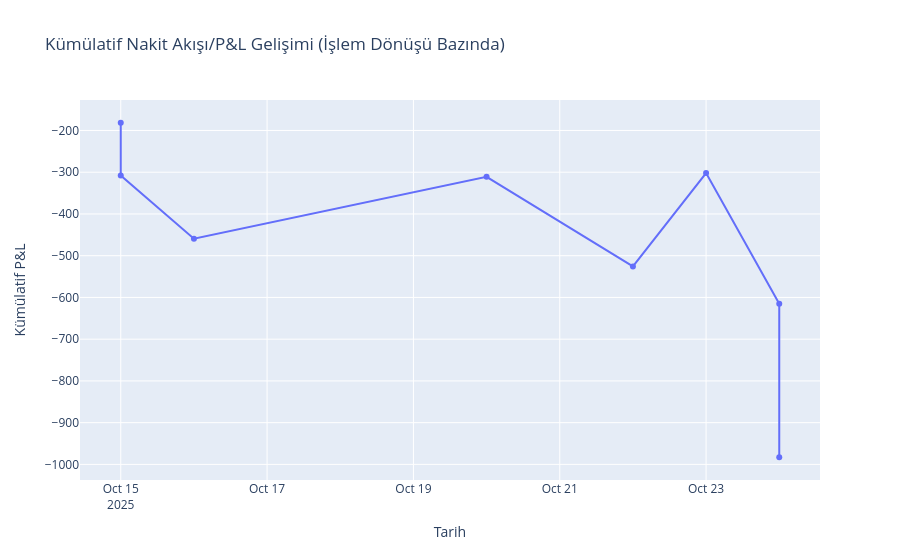
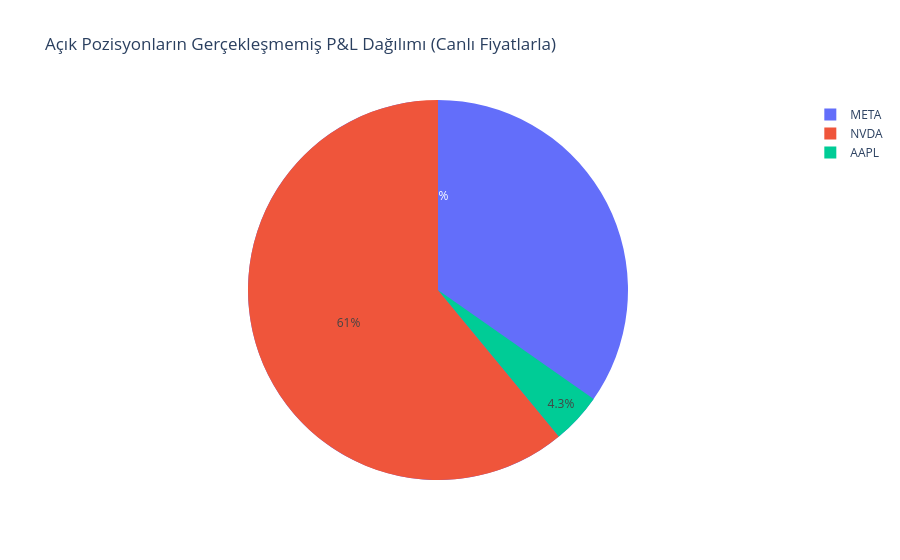

Source (notebook cell) for these figures, in order:
### Code cell
import pandas as pd
import plotly.express as px
import yfinance as yf
from IPython.display import display

# --- 1. Veriyi Oluşturma ve Ön İşleme ---
data = {
    'Sembol': ['NVDA', 'BRK.B', 'AAPL', 'AAPL', 'STX', 'STX', 'META', 'VOO'],
    'Tarih': ['15.10.2025', '15.10.2025', '16.10.2025', '20.10.2025', '22.10.2025', '23.10.2025', '24.10.2025', '24.10.2025'],
    'Alınan Miktar ($)': [180.00, 125.00, 150.00, 150.00, 213.13, 225.03, 311.29, 366.48], 
    'İşlem Ücreti': [1.5, 1.5, 1.5, 1.5, 1.5, 1.5, 1.5, 1.5],
    'O anki fiyat': [179.57, 492.89, 247.39, 258.62, 213.13, 225.03, 622.57, 732.95],
    'İşlem': ['BUY', 'BUY', 'BUY', 'SELL', 'BUY', 'SELL', 'BUY', 'BUY'],
    'İşlem Dönüşü ($)': [-181.5, -126.5, -151.5, 148.5, -214.63, 223.53, -312.79, -367.98]
}

df = pd.DataFrame(data)
df['Tarih'] = pd.to_datetime(df['Tarih'], format='%d.%m.%Y')

# HİSSE ADEDİ HESAPLAMASI (Canlı P&L için zorunlu)
# Adet = Tutar / Fiyat (Basit Pozisyon Büyüklüğü)
df['Adet'] = (df['Alınan Miktar ($)'] / df['O anki fiyat']).round(3)
df['Nakış Akışı'] = df['İşlem Dönüşü ($)']

# --- 2. Portföy Durumunu Belirleme (Açık ve Kapanmış Pozisyonlar) ---

# Net hisse adedini hesapla
net_pozisyonlar = df.groupby(['Sembol', 'İşlem']).agg({'Adet': 'sum'}).unstack(fill_value=0)
net_pozisyonlar.columns = net_pozisyonlar.columns.droplevel(0)
net_pozisyonlar['Net Adet'] = net_pozisyonlar['BUY'] - net_pozisyonlar['SELL']
net_pozisyonlar = net_pozisyonlar.reset_index()

# Açık (Net Adet > 0) ve Kapanmış (Net Adet == 0) sembolleri ayır
open_df_positions = net_pozisyonlar[net_pozisyonlar['Net Adet'] > 0]
closed_symbols = net_pozisyonlar[net_pozisyonlar['Net Adet'] == 0]['Sembol'].tolist()
open_symbols = open_df_positions['Sembol'].tolist()

# --- 3. YFINANCE ile Canlı Fiyat Çekme ---
print(f"Canlı fiyatı çekilecek açık pozisyonlar: {open_symbols}")

try:
    ticker_data = yf.download(open_symbols, period='1d', interval='1m', progress=False)
    current_prices = {}
    if len(open_symbols) == 1:
        current_prices[open_symbols[0]] = ticker_data['Close'].iloc[-1]
    else:
        current_prices = ticker_data['Close'].iloc[-1].to_dict()

except Exception as e:
    print(f"yfinance ile fiyat çekme hatası: {e}. Canlı fiyatlar 0.0 olarak ayarlandı.")
    current_prices = {sym: 0.0 for sym in open_symbols}


# --- 4. Gerçekleşmemiş P&L Hesaplama (Açık Pozisyonlar) ---

open_df = open_df_positions.copy()
open_df['Canlı_Fiyat'] = open_df['Sembol'].map(current_prices)

# Ortalama Alış Fiyatını Hesapla (Sembolün ilk 'BUY' fiyatını baz alıyoruz)
average_buy_prices = df[df['İşlem'] == 'BUY'].drop_duplicates(subset='Sembol', keep='first').set_index('Sembol')['O anki fiyat']
open_df['Ort_Alış_Fiyat'] = open_df['Sembol'].map(average_buy_prices)

open_df['Gerçekleşmemiş_P&L'] = (open_df['Canlı_Fiyat'] - open_df['Ort_Alış_Fiyat']) * open_df['Net Adet']
open_df['Piyasa_Değeri'] = open_df['Canlı_Fiyat'] * open_df['Net Adet']

# --- 5. Gerçekleşmiş P&L Hesaplama (Kapanmış Pozisyonlar) ---

closed_pl_df = df[df['Sembol'].isin(closed_symbols)].groupby('Sembol').agg(
    {'Nakış Akışı': 'sum'}
).reset_index().rename(columns={'Nakış Akışı': 'Gerçekleşmiş P&L ($)'})


# --- 6. Temel Metrikler ve Konsol Çıktısı ---

toplam_gerçekleşmiş_pl = closed_pl_df['Gerçekleşmiş P&L ($)'].sum()
toplam_gerçekleşmemiş_pl = open_df['Gerçekleşmemiş_P&L'].sum()
toplam_portföy_değeri = open_df['Piyasa_Değeri'].sum()


print("\n" + "="*80)
print("              NASDAQ PORTFÖY VE İŞLEM ANALİZ RAPORU")
print("="*80)

# --- A) GENEL PORTFÖY ÖZETİ ---
print("\n--- 1. GENEL P&L ÖZETİ (Tüm Zamanlar) ---")
print(f"1. Gerçekleşmiş (Kapanmış) Toplam Kâr/Zarar: ${toplam_gerçekleşmiş_pl:.2f}")
print(f"2. Gerçekleşmemiş (Açık Pozisyon) Kâr/Zarar: ${toplam_gerçekleşmemiş_pl:.2f}")
print(f"3. Açık Pozisyonların TOPLAM PİYASA DEĞERİ:  ${toplam_portföy_değeri:.2f}")

# --- B) KAPALI İŞLEMLERİN ANALİZİ ---
print("\n--- 2. KAPALI İŞLEMLER ANALİZİ (Gerçekleşmiş Kâr/Zarar) ---")
display(closed_pl_df)
# Bu tablo, hangi kapalı işlemde ne kadar kâr/zarar ettiğinizi gösterir.

# --- C) AÇIK POZİSYONLARIN ANALİZİ ---
print("\n--- 3. AÇIK POZİSYONLAR ANALİZİ (Canlı) ---")
display(open_df[['Sembol', 'Net Adet', 'Ort_Alış_Fiyat', 'Canlı_Fiyat', 'Gerçekleşmemiş_P&L', 'Piyasa_Değeri']])
# Bu tablo, canlı fiyatlara göre her bir varlığınızın durumunu gösterir.

# --- D) Görselleştirme ---

# Kümülatif P&L (İşlem Dönüşü sütununa göre)
df_cum_pl = df.sort_values('Tarih').copy()
df_cum_pl['Kümülatif P&L'] = df_cum_pl['Nakış Akışı'].cumsum()

fig_cum_pl = px.line(
    df_cum_pl, 
    x='Tarih', 
    y='Kümülatif P&L', 
    title='Kümülatif Nakit Akışı/P&L Gelişimi (İşlem Dönüşü Bazında)',
    markers=True
)
fig_cum_pl.show()

# Açık Pozisyonların P&L Dağılımı (Canlı Fiyatlarla hesaplandı)
fig_unrealized = px.pie(
    open_df, 
    values='Gerçekleşmemiş_P&L', 
    names='Sembol', 
    title='Açık Pozisyonların Gerçekleşmemiş P&L Dağılımı (Canlı Fiyatlarla)'
)
fig_unrealized.show()

### Figure 1 — Plotly figure (JSON) as saved in the notebook; plotly's stock layout.template omitted (floating-point values rounded to 4 significant figures)
{"data": [{"hovertemplate": "Tarih=%{x}<br>Kümülatif P&L=%{y}<extra></extra>", "legendgroup": "", "line": {"color": "#636efa", "dash": "solid"}, "marker": {"symbol": "circle"}, "mode": "lines+markers", "name": "", "orientation": "v", "showlegend": false, "type": "scatter", "x": ["2025-10-15T00:00:00.000000000", "2025-10-15T00:00:00.000000000", "2025-10-16T00:00:00.000000000", "2025-10-20T00:00:00.000000000", "2025-10-22T00:00:00.000000000", "2025-10-23T00:00:00.000000000", "2025-10-24T00:00:00.000000000", "2025-10-24T00:00:00.000000000"], "xaxis": "x", "y": [-181.5, -308.0, -459.5, -311.0, -525.6, -302.1, -614.9, -982.9], "yaxis": "y"}], "layout": {"legend": {"tracegroupgap": 0}, "title": {"text": "Kümülatif Nakit Akışı/P&L Gelişimi (İşlem Dönüşü Bazında)"}, "xaxis": {"anchor": "y", "domain": [0, 1], "title": {"text": "Tarih"}}, "yaxis": {"anchor": "x", "domain": [0, 1], "title": {"text": "Kümülatif P&L"}}}}

### Figure 2 — Plotly figure (JSON) as saved in the notebook; plotly's stock layout.template omitted (floating-point values rounded to 4 significant figures)
{"data": [{"domain": {"x": [0, 1], "y": [0, 1]}, "hovertemplate": "Sembol=%{label}<br>Gerçekleşmemiş_P&L=%{value}<extra></extra>", "labels": ["AAPL", "BRK.B", "META", "NVDA", "VOO"], "legendgroup": "", "name": "", "showlegend": true, "type": "pie", "values": [0.4181, NaN, 58.17, 5.927, -54.79]}], "layout": {"legend": {"tracegroupgap": 0}, "title": {"text": "Açık Pozisyonların Gerçekleşmemiş P&L Dağılımı (Canlı Fiyatlarla)"}}}
